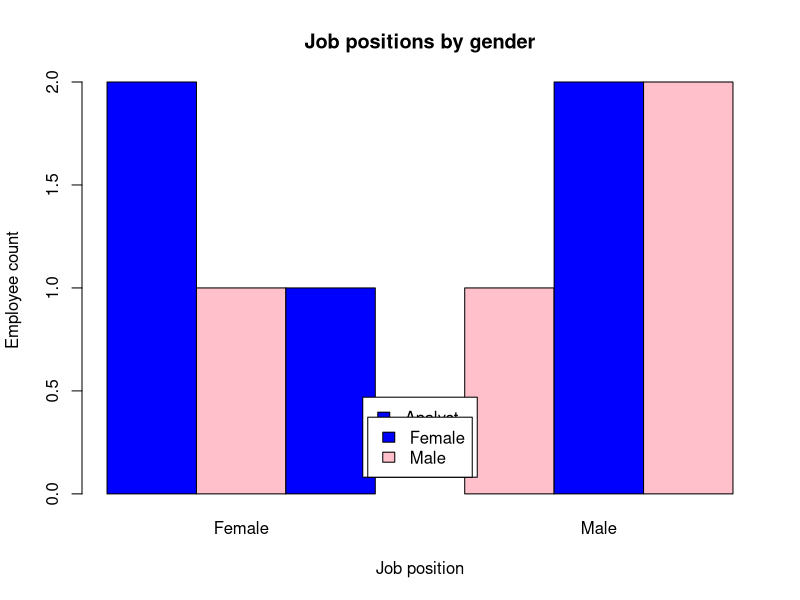

R code for this plot:
employee_data <- data.frame(
  position = c("Manager", "Manager", "Analyst", "Analyst", "Clerk", "Clerk", "Manager", "Analyst", "Clerk"),
  gender = c("Male", "Female", "Male", "Female", "Male", "Female", "Male", "Female", "Male")
)

counts <- table(employee_data$position, employee_data$gender)

barplot(counts, beside = TRUE, col = c("blue", "pink"), 
        main = "Job positions by gender", 
        xlab = "Job position", 
        ylab = "Employee count", 
        legend = rownames(counts), 
        args.legend = list(x = "bottom", inset = 0.05))

legend("bottom", legend = colnames(counts), fill = c("blue", "pink"), inset = 0.05)
